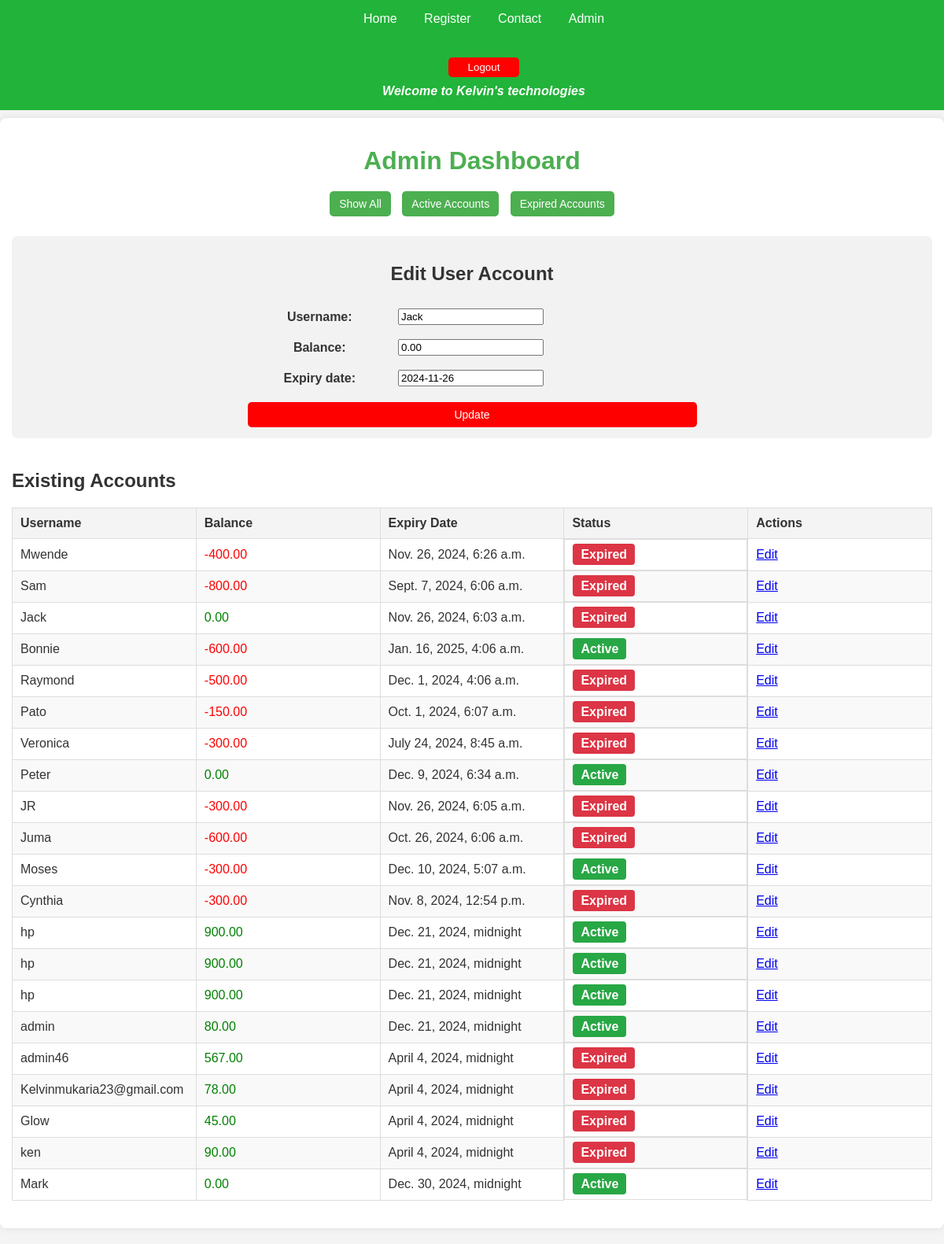
The page /admin-dashboard/?edit_id=13 (signed in) on the database its author committed.
### balance/models.py (models this page shows, shortened)
class UserBalance(models.Model):
    username = models.CharField(max_length=100)
    balance = models.DecimalField(max_digits=10, decimal_places=2, default=0.0)
    expiry_date = models.DateTimeField(null=True, blank=True)

### balance/views.py (the view)
# urls.py: path('admin-dashboard/', admin_dashboard, name='admin_dashboard'),
def admin_dashboard(request):
    if not request.session.get('admin_logged_in'):
        return redirect('balance:loginadmin')
    form = UserBalanceForm()
    balances = UserBalance.objects.all()
    editing = False
    if request.method == 'POST':
        if 'edit_id' in request.POST:  # Handle editing an existing balance
            balance_id = request.POST['edit_id']
            user_balance = get_object_or_404(UserBalance, id=balance_id)
            form = UserBalanceForm(instance=user_balance)  # Prepopulate the form
            editing = True
        elif 'save_id' in request.POST:  # Save the edited record
            user_balance = get_object_or_404(UserBalance, id=request.POST['save_id'])
            form = UserBalanceForm(request.POST, instance=user_balance)
            if form.is_valid():
                form.save()
                messages.success(request, "Balance updated successfully.")
                return redirect('balance:admin_dashboard')
            else:
                messages.error(request, "Failed to update balance. Check your input.")
        else:  # Handle creating a new balance
            form = UserBalanceForm(request.POST)
            if form.is_valid():
                form.save()
                messages.success(request, "New balance created successfully.")
                return redirect('balance:admin_dashboard')
            else:
                messages.error(request, "Failed to create balance. Check your input.")
    elif 'edit_id' in request.GET:  # Populate the form for editing when requested via GET
        balance_id = request.GET['edit_id']
        user_balance = get_object_or_404(UserBalance, id=balance_id)
        form = UserBalanceForm(instance=user_balance)
        editing = True
    context = {
        'form': form,
        'balances': balances,
        'editing': editing,
         'today': now(),
    }
    return render(request, 'balance/admin.html', context)

### balance/forms.py
class UserBalanceForm(forms.ModelForm):
    class Meta:
        model = UserBalance
        fields = ['username', 'balance', 'expiry_date']
        widgets = {
            'username': forms.TextInput(attrs={'placeholder': 'Enter username'}),
            'balance': forms.NumberInput(attrs={'placeholder': 'Enter balance'}),
            'expiry_date': forms.DateInput(attrs={'placeholder': '2025-05-26'}),
        }

### balance/templates/balance/admin.html (shortened to what this page needs)
<!DOCTYPE html>
<html lang="en">
<head>
</head>
<body>
    <div class="navbar">
        <a href="{% url 'balance:home' %}">Home</a>
        <a href="#">Register</a>
        <a href="{% url 'balance:Contact' %}">Contact</a>
        <a href="{% url 'balance:admin_login' %}">Admin</a>
        <form method="POST" action="{% url 'balance:logoutadmin' %}">
            <button style="padding: 5px; cursor: pointer; color: white; border: none; background-color: red; border-radius: 5px; margin-top: 40px; width: 90px;" type="submit">Logout</button>
        </form>
        <marquee style="color: white; font-weight: bold; font-style: italic; margin-top: 9px;" direction="left">Welcome to Kelvin's technologies</marquee>
    </div>
    <div class="container" style="margin-top: 150px;">
        <header>
            <h1>Admin Dashboard</h1>
        </header>
        <div class="toggle-buttons">
            <button class="btn btn-toggle" onclick="filterBalances('all')">Show All</button>
            <button class="btn btn-toggle" onclick="filterBalances('active')">Active Accounts</button>
            <button class="btn btn-toggle" onclick="filterBalances('expired')">Expired Accounts</button>
        </div>
        <section class="form-section" class="edit" style=" border-radius: 7px; padding: 14px; align-items: center; display: flex; flex-direction: column; background-color: #f2f2f2; border: #dc3545; border-radius: 0.7PX solid black; ">
            <h2>{% if editing %}Edit User Account{% else %}Add New User{% endif %}</h2>
            <form method="POST" style="width: 50%;">
                <table class="form-table">
                    {{ form.as_table }}
                </table>
                <button id="edit" style="width: 100%;" type="submit" class="btn btn-primary">{% if editing %}Update{% else %}Save{% endif %}</button>
            </form>
        </section>
        <section class="balances-section">
            <h2>Existing Accounts</h2>
            <table class="balances-table" id="balances-table">
                <thead>
                    <tr>
                        <th>Username</th>
                        <th>Balance</th>
                        <th>Expiry Date</th>
                        <th>Status</th>
                        <th>Actions</th>
                    </tr>
                </thead>
                <tbody>
                    {% for balance in balances %}
                        <tr class="{% if balance.expiry_date > today %}active{% else %}expired{% endif %}">
                            <td>{{ balance.username }}</td>
                            {% if balance.balance >= 0 %}
                               <td style="color: green;">{{ balance.balance }}</td>
                            {% else %}
                               <td style=" color: red;">{{ balance.balance }}</td>
                            {% endif %}
                            <td>{{ balance.expiry_date }}</td>
                            <td class="big">
                                {% if balance.expiry_date and balance.expiry_date > today %}
                                    <span class="status active">Active</span>
                                {% else %}
                                    <span class="status expired">Expired</span>
                                {% endif %}
                            </td>
                            <td>
                                <a href="?edit_id={{ balance.id }}" class="btn btn-edit">Edit</a>
                            </td>
                        </tr>
                    {% endfor %}
                </tbody>
            </table>
        </section>
    </div>
</body>
</html>

### balance/templates/balance/admin.html (style rules this page uses)
body { font-family: Arial, sans-serif; margin: 0; padding: 0; background-color: #f4f4f4; color: #333; }
.container { max-width: 1200px; margin: 20px auto; padding: 15px; background: #fff; box-shadow: 0 0 10px rgba(0, 0, 0, 0.1); border-radius: 8px; }
header h1 { text-align: center; color: #4CAF50; margin-bottom: 15px; }
.toggle-buttons { text-align: center; margin-bottom: 20px; }
.btn-toggle { padding: 10px 15px; font-size: 14px; color: #fff; background-color: #4CAF50; border: none; border-radius: 5px; cursor: pointer; margin: 5px; }
.form-section { margin-bottom: 20px; }
.form-table { width: 100%; margin-bottom: 10px; }
.form-table td { padding: 8px; vertical-align: middle; }
button.btn { display: inline-block; padding: 8px 12px; font-size: 14px; color: #fff; background-color: #4CAF50; border: none; border-radius: 5px; cursor: pointer; }
.balances-section { overflow-x: auto; }
.balances-table { width: 100%; border-collapse: collapse; margin-top: 10px; font-size: 14px; }
.balances-table th, .balances-table td { border: 1px solid #ddd; padding: 8px; text-align: left; }
.balances-table th { background-color: #f4f4f4; color: #333; }
.balances-table tr:nth-child(even) { background-color: #f9f9f9; }
.status { padding: 5px 10px; border-radius: 4px; font-weight: bold; color: #fff; }
.status.active { background-color: #28a745; }
.status.expired { background-color: #dc3545; }
.balances-table { width: 100%; border-collapse: collapse; table-layout: fixed; margin-bottom: 20px; }
.big { display: block; }
.navbar { background-color: #22b33a; padding: 15px; width: 100%; text-align: center; position: fixed; top: 0; z-index: 1000; }
.navbar a { color: white; text-decoration: none; margin: 0 15px; font-size: 1rem; }
@media (min-width: 769px) { .balances-table th, .balances-table td { font-size: 16px; padding: 10px; } }
#edit { background-color: red; color: white; }

### rows shown on the page
UserBalance: username "Jack", balance "0.00", expiry_date "2024-11-26", expiry_date "Nov. 26, 2024, 6:03 a.m.", shows "Expired"
UserBalance: username "Mwende", balance "-400.00", expiry_date "Nov. 26, 2024, 6:26 a.m.", shows "Expired"
UserBalance: username "Sam", balance "-800.00", expiry_date "Sept. 7, 2024, 6:06 a.m.", shows "Expired"
UserBalance: username "Bonnie", balance "-600.00", expiry_date "Jan. 16, 2025, 4:06 a.m.", shows "Active"
UserBalance: username "Raymond", balance "-500.00", expiry_date "Dec. 1, 2024, 4:06 a.m.", shows "Expired"
UserBalance: username "Pato", balance "-150.00", expiry_date "Oct. 1, 2024, 6:07 a.m.", shows "Expired"
UserBalance: username "Veronica", balance "-300.00", expiry_date "July 24, 2024, 8:45 a.m.", shows "Expired"
UserBalance: username "Peter", balance "0.00", expiry_date "Dec. 9, 2024, 6:34 a.m.", shows "Active"
UserBalance: username "JR", balance "-300.00", expiry_date "Nov. 26, 2024, 6:05 a.m.", shows "Expired"
UserBalance: username "Juma", balance "-600.00", expiry_date "Oct. 26, 2024, 6:06 a.m.", shows "Expired"
UserBalance: username "Moses", balance "-300.00", expiry_date "Dec. 10, 2024, 5:07 a.m.", shows "Active"
UserBalance: username "Cynthia", balance "-300.00", expiry_date "Nov. 8, 2024, 12:54 p.m.", shows "Expired"
UserBalance: username "hp", balance "900.00", expiry_date "Dec. 21, 2024, midnight", shows "Active"
UserBalance: username "hp", balance "900.00", expiry_date "Dec. 21, 2024, midnight", shows "Active"
UserBalance: username "hp", balance "900.00", expiry_date "Dec. 21, 2024, midnight", shows "Active"
UserBalance: username "admin", balance "80.00", expiry_date "Dec. 21, 2024, midnight", shows "Active"
UserBalance: username "admin46", balance "567.00", expiry_date "April 4, 2024, midnight", shows "Expired"
UserBalance: username "Kelvinmukaria23@gmail.com", balance "78.00", expiry_date "April 4, 2024, midnight", shows "Expired"
UserBalance: username "Glow", balance "45.00", expiry_date "April 4, 2024, midnight", shows "Expired"
UserBalance: username "ken", balance "90.00", expiry_date "April 4, 2024, midnight", shows "Expired"
UserBalance: username "Mark", balance "0.00", expiry_date "Dec. 30, 2024, midnight", shows "Active"
